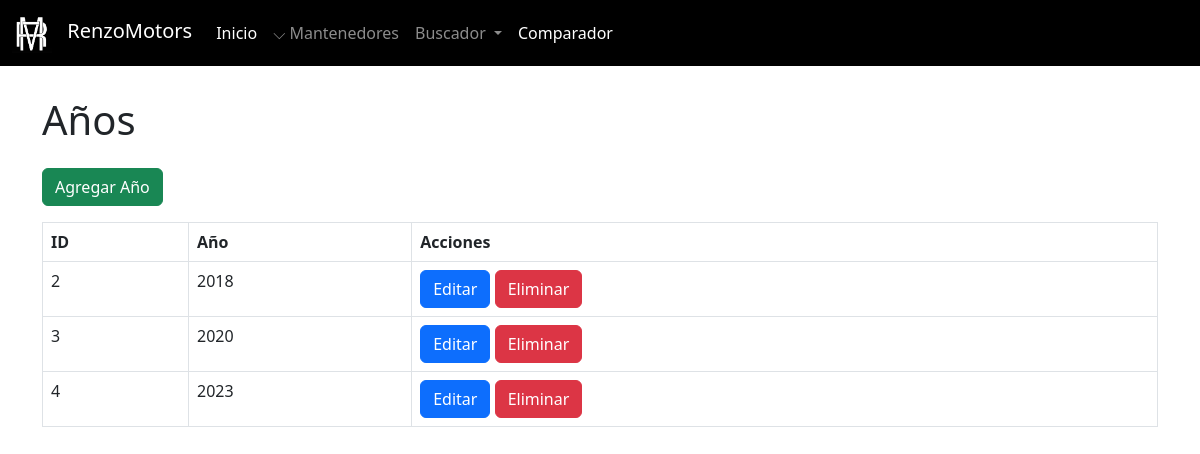
Page /admin/mantenedores/anios/mantenedor_anios.php on the earlier database version.
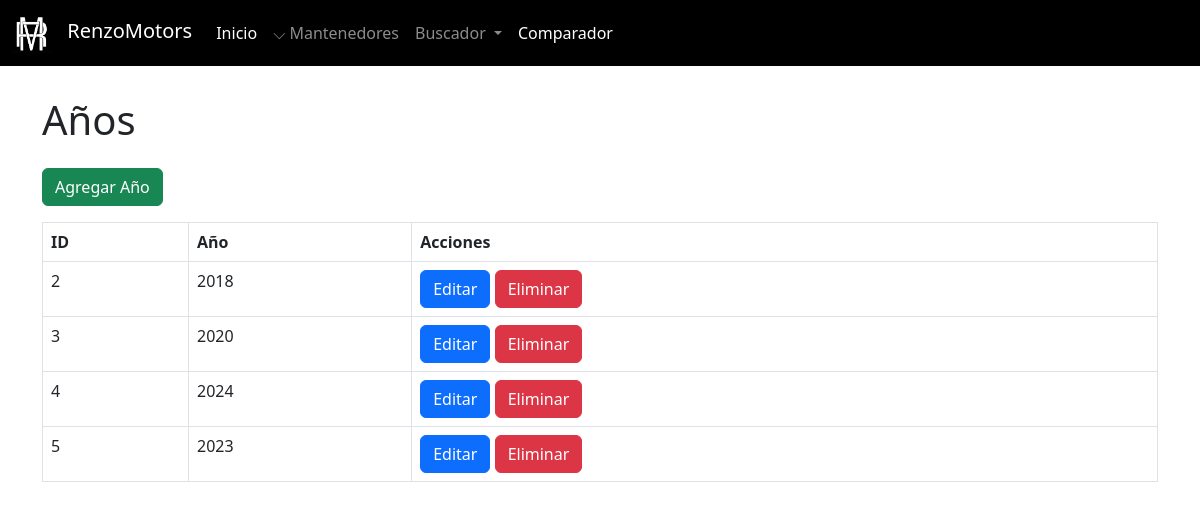
Same page on the later database version.
### tables this page shows
CREATE TABLE `anio` (
  `id_anio` int(11) NOT NULL,
  `anio` int(11) NOT NULL
);

### admin/mantenedores/anios/mantenedor_anios.php (the view, shortened to what this page needs)
<?php
include '../../../config/conexion.php';
include '../../navbaradmin.php';
?>
<!DOCTYPE html>
<html lang="es">
<head>
    <link href="https://cdn.jsdelivr.net/npm/bootstrap@5.3.0/dist/css/bootstrap.min.css" rel="stylesheet">
</head>
<body class="pt-5">
    <div class="container mt-5">
        <h1 class="mb-4">Años</h1>
        <a href="crear_anio.php" class="btn btn-success mb-3">Agregar Año</a>
        <table class="table table-bordered">
            <thead>
                <tr>
                    <th>ID</th>
                    <th>Año</th>
                    <th>Acciones</th>
                </tr>
            </thead>
            <tbody>
                <?php
                $resultado = mysqli_query($conexion, "SELECT * FROM anio");
                while ($fila = mysqli_fetch_assoc($resultado)) {
                    echo "<tr>
                            <td>{$fila['id_anio']}</td>
                            <td>{$fila['anio']}</td>
                            <td>
                                <a href='editar_anio.php?id_anio={$fila['id_anio']}' class='btn btn-primary'>Editar</a>
                                <a href='eliminar_anio.php?id_anio={$fila['id_anio']}' class='btn btn-danger' onclick='return confirm(\"¿Estás seguro de eliminar este año?\");'>Eliminar</a>
                            </td>
                          </tr>";
                }
                ?>
            </tbody>
        </table>
    </div>
</body>
</html>

### admin/navbaradmin.php (shortened to what this page needs)
<?php
$carpetaMain = 'http://localhost/xampp/renzomotors/';
?>
<nav class="navbar navbar-expand-lg navbar-dark bg-black fixed-top">
    <div class="container-fluid">
        <a class="navbar-brand" href='<?php echo $carpetaMain; ?>index.php'>
            <img src="<?php echo $carpetaMain; ?>logo.png" alt="Logo" style="width: 40px; height: 40px; margin-right: 10px; filter: invert(1); ">
            RenzoMotors
        </a>
        <div class="collapse navbar-collapse" id="navbarNavDropdown">
            <ul class="navbar-nav">
                <li class="nav-item">
                    <a href='<?php echo $carpetaMain; ?>index.php' class="nav-link active" aria-current="page">Inicio</a>
                </li>
                <li class="nav-item">
                    <a class="nav-link" data-bs-toggle="offcanvas" href="#offcanvasMantenedores" role="button" aria-controls="offcanvasMantenedores">
                    ⌵ Mantenedores
                    </a>
                </li>
                <li class="nav-item dropdown">
            <a class="nav-link dropdown-toggle" href="#" role="button" data-bs-toggle="dropdown" aria-expanded="false">
                Buscador
            </a>
            </li>
            <li class="nav-item">
                    <a href='<?php echo $carpetaMain; ?>pages/comparador.php' class="nav-link active" aria-current="page">Comparador</a>
                </li>
            </ul>
        </div>
    </div>
</nav>

Differences in the rows shown:
changed anio id 4: anio "2023" → "2024"
added anio: id_anio "5", anio "2023"
